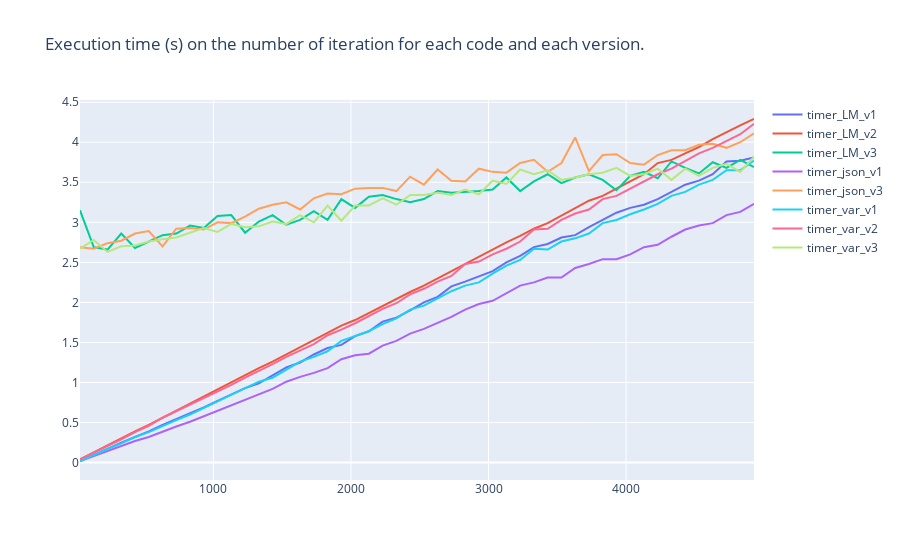

This figure's notebook cell:
### Code cell
fig = go.Figure()
columns_timer = ['timer_LM_v1','timer_LM_v2','timer_LM_v3','timer_json_v1','timer_json_v3','timer_var_v1','timer_var_v2','timer_var_v3']
for exe in columns_timer : 
    fig.add_trace(go.Scatter(x=df_ite['nb_ite'],y=df_ite[exe],name=exe))
fig.update_layout(title_text='Execution time (s) on the number of iteration for each code and each version.')
fig.show()
